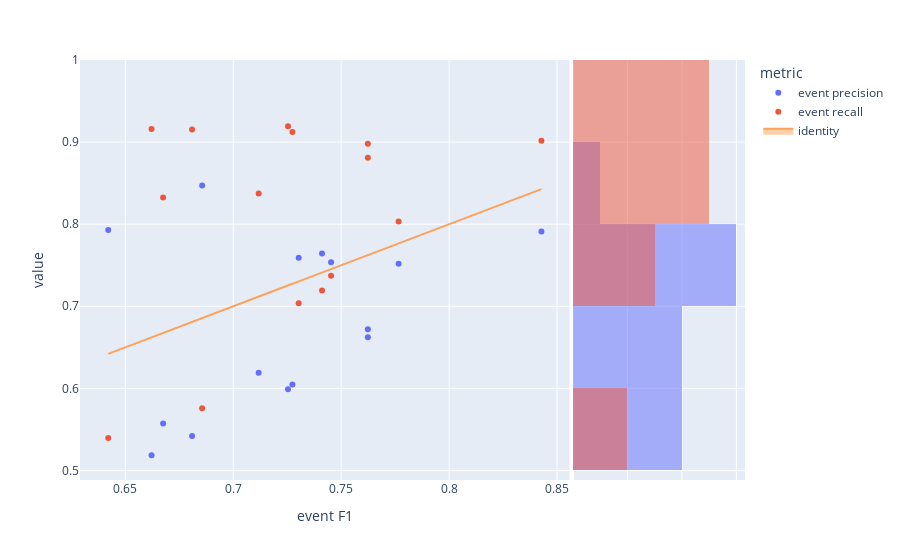

Write notebook code for a chart like this one.
### Code cell
fig=px.scatter(visualTradeoff,x='event F1',y='value',color='metric', marginal_y="histogram")
fig.add_trace(
    go.Scatter(x=experimentModels['eventF1'], y=experimentModels['eventF1'], name="identity", mode='lines',fill="toself")
)
fig.show()

### Figure 1 — Plotly figure (JSON) as saved in the notebook; plotly's stock layout.template omitted (floating-point values rounded to 4 significant figures)
{"data": [{"hovertemplate": "metric=event precision<br>event F1=%{x}<br>value=%{y}<extra></extra>", "legendgroup": "event precision", "marker": {"color": "#636efa", "symbol": "circle"}, "mode": "markers", "name": "event precision", "orientation": "v", "showlegend": true, "type": "scatter", "x": [0.6856, 0.8428, 0.7411, 0.6809, 0.6421, 0.6675, 0.7303, 0.7766, 0.7624, 0.7118, 0.7254, 0.6622, 0.7453, 0.7624, 0.7274], "xaxis": "x", "y": [0.847, 0.791, 0.7643, 0.542, 0.7929, 0.5571, 0.759, 0.7517, 0.6623, 0.6189, 0.599, 0.5185, 0.7537, 0.6719, 0.6048], "yaxis": "y"}, {"alignmentgroup": "True", "bingroup": "y", "hovertemplate": "metric=event precision<br>value=%{y}<br>count=%{x}<extra></extra>", "legendgroup": "event precision", "marker": {"color": "#636efa"}, "name": "event precision", "offsetgroup": "event precision", "opacity": 0.5, "showlegend": false, "type": "histogram", "xaxis": "x2", "y": [0.847, 0.791, 0.7643, 0.542, 0.7929, 0.5571, 0.759, 0.7517, 0.6623, 0.6189, 0.599, 0.5185, 0.7537, 0.6719, 0.6048], "yaxis": "y2"}, {"hovertemplate": "metric=event recall<br>event F1=%{x}<br>value=%{y}<extra></extra>", "legendgroup": "event recall", "marker": {"color": "#EF553B", "symbol": "circle"}, "mode": "markers", "name": "event recall", "orientation": "v", "showlegend": true, "type": "scatter", "x": [0.6856, 0.8428, 0.7411, 0.6809, 0.6421, 0.6675, 0.7303, 0.7766, 0.7624, 0.7118, 0.7254, 0.6622, 0.7453, 0.7624, 0.7274], "xaxis": "x", "y": [0.5758, 0.9018, 0.7193, 0.9155, 0.5395, 0.8325, 0.7037, 0.8032, 0.898, 0.8374, 0.9193, 0.9158, 0.7372, 0.881, 0.9124], "yaxis": "y"}, {"alignmentgroup": "True", "bingroup": "y", "hovertemplate": "metric=event recall<br>value=%{y}<br>count=%{x}<extra></extra>", "legendgroup": "event recall", "marker": {"color": "#EF553B"}, "name": "event recall", "offsetgroup": "event recall", "opacity": 0.5, "showlegend": false, "type": "histogram", "xaxis": "x2", "y": [0.5758, 0.9018, 0.7193, 0.9155, 0.5395, 0.8325, 0.7037, 0.8032, 0.898, 0.8374, 0.9193, 0.9158, 0.7372, 0.881, 0.9124], "yaxis": "y2"}, {"fill": "toself", "mode": "lines", "name": "identity", "type": "scatter", "x": [0.6856, 0.8428, 0.7411, 0.6809, 0.6421, 0.6675, 0.7303, 0.7766, 0.7624, 0.7118, 0.7254, 0.6622, 0.7453, 0.7624, 0.7274], "y": [0.6856, 0.8428, 0.7411, 0.6809, 0.6421, 0.6675, 0.7303, 0.7766, 0.7624, 0.7118, 0.7254, 0.6622, 0.7453, 0.7624, 0.7274]}], "layout": {"barmode": "overlay", "legend": {"title": {"text": "metric"}, "tracegroupgap": 0}, "margin": {"t": 60}, "xaxis": {"anchor": "y", "domain": [0, 0.7363], "title": {"text": "event F1"}}, "xaxis2": {"anchor": "y2", "domain": [0.7413, 1], "matches": "x2", "showgrid": true, "showline": false, "showticklabels": false, "ticks": ""}, "yaxis": {"anchor": "x", "domain": [0, 1], "title": {"text": "value"}}, "yaxis2": {"anchor": "x2", "domain": [0, 1], "matches": "y", "showgrid": true, "showticklabels": false}}}
